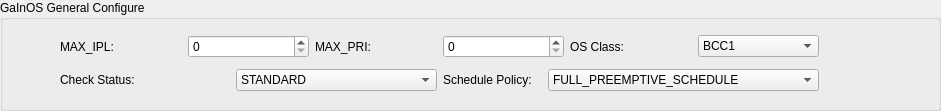
  <widget class="QGroupBox" name="groupBox">
   <property name="geometry">
    <rect>
     <x>10</x>
     <y>10</y>
     <width>941</width>
     <height>111</height>
    </rect>
   </property>
   <property name="styleSheet">
    <string notr="true">font: 12pt &quot;Consolas&quot;;</string>
   </property>
   <property name="title">
    <string>GaInOS General Configure</string>
   </property>
   <widget class="QWidget" name="layoutWidget">
    <property name="geometry">
     <rect>
      <x>60</x>
      <y>30</y>
      <width>759</width>
      <height>66</height>
     </rect>
    </property>
    <layout class="QVBoxLayout" name="verticalLayout_2">
     <item>
      <layout class="QHBoxLayout" name="horizontalLayout_4">
       <item>
        <layout class="QHBoxLayout" name="horizontalLayout">
         <item>
          <widget class="QLabel" name="label">
           <property name="text">
            <string>MAX_IPL:</string>
           </property>
          </widget>
         </item>
         <item>
          <widget class="QSpinBox" name="spbxMaxIpl">
           <property name="minimumSize">
            <size>
             <width>91</width>
             <height>0</height>
            </size>
           </property>
           <property name="toolTip">
            <string>&lt;!DOCTYPE HTML PUBLIC &quot;-//W3C//DTD HTML 4.0//EN&quot; &quot;http://www.w3.org/TR/REC-html40/strict.dtd&quot;&gt;
&lt;html&gt;&lt;head&gt;&lt;meta name=&quot;qrichtext&quot; content=&quot;1&quot; /&gt;&lt;style type=&quot;text/css&quot;&gt;
p, li { white-space: pre-wrap; }
&lt;/style&gt;&lt;/head&gt;&lt;body style=&quot; font-family:'Monospace'; font-size:12pt; font-weight:400; font-style:normal;&quot;&gt;
&lt;table border=&quot;0&quot; style=&quot;-qt-table-type: root; margin-top:4px; margin-bottom:4px; margin-left:4px; margin-right:4px;&quot;&gt;
&lt;tr&gt;
&lt;td style=&quot;border: none;&quot;&gt;
&lt;p style=&quot; margin-top:0px; margin-bottom:0px; margin-left:0px; margin-right:0px; -qt-block-indent:0; text-indent:0px;&quot;&gt;配置GaInOS中断的最大优先级&lt;/p&gt;&lt;/td&gt;&lt;/tr&gt;&lt;/table&gt;&lt;/body&gt;&lt;/html&gt;</string>
           </property>
          </widget>
         </item>
        </layout>
       </item>
       <item>
        <layout class="QHBoxLayout" name="horizontalLayout_2">
         <item>
          <widget class="QLabel" name="label_2">
           <property name="text">
            <string>MAX_PRI:</string>
           </property>
          </widget>
         </item>
         <item>
          <widget class="QSpinBox" name="spbxMaxPrio">
           <property name="minimumSize">
            <size>
             <width>91</width>
             <height>0</height>
            </size>
           </property>
           <property name="toolTip">
            <string>&lt;!DOCTYPE HTML PUBLIC &quot;-//W3C//DTD HTML 4.0//EN&quot; &quot;http://www.w3.org/TR/REC-html40/strict.dtd&quot;&gt;
&lt;html&gt;&lt;head&gt;&lt;meta name=&quot;qrichtext&quot; content=&quot;1&quot; /&gt;&lt;style type=&quot;text/css&quot;&gt;
p, li { white-space: pre-wrap; }
&lt;/style&gt;&lt;/head&gt;&lt;body style=&quot; font-family:'Monospace'; font-size:12pt; font-weight:400; font-style:normal;&quot;&gt;
&lt;table style=&quot;-qt-table-type: root; margin-top:4px; margin-bottom:4px; margin-left:4px; margin-right:4px;&quot;&gt;
&lt;tr&gt;
&lt;td style=&quot;border: none;&quot;&gt;
&lt;p style=&quot; margin-top:0px; margin-bottom:0px; margin-left:0px; margin-right:0px; -qt-block-indent:0; text-indent:0px;&quot;&gt;配置GaInOS任务的最大优先级&lt;/p&gt;&lt;/td&gt;&lt;/tr&gt;&lt;/table&gt;&lt;/body&gt;&lt;/html&gt;</string>
           </property>
          </widget>
         </item>
        </layout>
       </item>
       <item>
        <layout class="QHBoxLayout" name="horizontalLayout_3">
         <item>
          <widget class="QLabel" name="label_3">
           <property name="text">
            <string>OS Class:</string>
           </property>
          </widget>
         </item>
         <item>
          <widget class="QComboBox" name="cmbxOSConfCls">
           <property name="minimumSize">
            <size>
             <width>71</width>
             <height>0</height>
            </size>
           </property>
           <property name="toolTip">
            <string>&lt;!DOCTYPE HTML PUBLIC &quot;-//W3C//DTD HTML 4.0//EN&quot; &quot;http://www.w3.org/TR/REC-html40/strict.dtd&quot;&gt;
&lt;html&gt;&lt;head&gt;&lt;meta name=&quot;qrichtext&quot; content=&quot;1&quot; /&gt;&lt;style type=&quot;text/css&quot;&gt;
p, li { white-space: pre-wrap; }
&lt;/style&gt;&lt;/head&gt;&lt;body style=&quot; font-family:'Monospace'; font-size:12pt; font-weight:400; font-style:normal;&quot;&gt;
&lt;table style=&quot;-qt-table-type: root; margin-top:4px; margin-bottom:4px; margin-left:4px; margin-right:4px;&quot;&gt;
&lt;tr&gt;
&lt;td style=&quot;border: none;&quot;&gt;
&lt;p style=&quot; margin-top:0px; margin-bottom:0px; margin-left:0px; margin-right:0px; -qt-block-indent:0; text-indent:0px;&quot;&gt;配置GaInOS最高任务类型&lt;/p&gt;&lt;/td&gt;&lt;/tr&gt;&lt;/table&gt;&lt;/body&gt;&lt;/html&gt;</string>
           </property>
           <item>
            <property name="text">
             <string>BCC1</string>
            </property>
           </item>
           <item>
            <property name="text">
             <string>BCC2</string>
            </property>
           </item>
           <item>
            <property name="text">
             <string>ECC1</string>
            </property>
           </item>
           <item>
            <property name="text">
             <string>ECC2</string>
            </property>
           </item>
          </widget>
         </item>
        </layout>
       </item>
      </layout>
     </item>
     <item>
      <layout class="QHBoxLayout" name="horizontalLayout_8">
       <item>
        <layout class="QHBoxLayout" name="horizontalLayout_5">
         <item>
          <widget class="QLabel" name="label_4">
           <property name="text">
            <string>Check Status:</string>
           </property>
          </widget>
         </item>
         <item>
          <widget class="QComboBox" name="cmbxStatus">
           <property name="minimumSize">
            <size>
             <width>201</width>
             <height>0</height>
            </size>
           </property>
           <property name="maximumSize">
            <size>
             <width>210</width>
             <height>16777215</height>
            </size>
           </property>
           <property name="toolTip">
            <string>&lt;!DOCTYPE HTML PUBLIC &quot;-//W3C//DTD HTML 4.0//EN&quot; &quot;http://www.w3.org/TR/REC-html40/strict.dtd&quot;&gt;
&lt;html&gt;&lt;head&gt;&lt;meta name=&quot;qrichtext&quot; content=&quot;1&quot; /&gt;&lt;style type=&quot;text/css&quot;&gt;
p, li { white-space: pre-wrap; }
&lt;/style&gt;&lt;/head&gt;&lt;body style=&quot; font-family:'Monospace'; font-size:12pt; font-weight:400; font-style:normal;&quot;&gt;
&lt;table border=&quot;0&quot; style=&quot;-qt-table-type: root; margin-top:4px; margin-bottom:4px; margin-left:4px; margin-right:4px;&quot;&gt;
&lt;tr&gt;
&lt;td style=&quot;border: none;&quot;&gt;
&lt;p style=&quot; margin-top:0px; margin-bottom:0px; margin-left:0px; margin-right:0px; -qt-block-indent:0; text-indent:0px;&quot;&gt;配置GaInOS错误诊断级别&lt;/p&gt;&lt;/td&gt;&lt;/tr&gt;&lt;/table&gt;&lt;/body&gt;&lt;/html&gt;</string>
           </property>
           <item>
            <property name="text">
             <string>STANDARD</string>
            </property>
           </item>
           <item>
            <property name="text">
             <string>EXTEND</string>
            </property>
           </item>
          </widget>
         </item>
        </layout>
       </item>
       <item>
        <layout class="QHBoxLayout" name="horizontalLayout_7">
         <item>
          <widget class="QLabel" name="label_9">
           <property name="text">
            <string>Schedule Policy:</string>
           </property>
          </widget>
         </item>
         <item>
          <widget class="QComboBox" name="cmbxSchedPolicy">
           <property name="minimumSize">
            <size>
             <width>271</width>
             <height>0</height>
            </size>
           </property>
           <property name="toolTip">
            <string>&lt;!DOCTYPE HTML PUBLIC &quot;-//W3C//DTD HTML 4.0//EN&quot; &quot;http://www.w3.org/TR/REC-html40/strict.dtd&quot;&gt;
&lt;html&gt;&lt;head&gt;&lt;meta name=&quot;qrichtext&quot; content=&quot;1&quot; /&gt;&lt;style type=&quot;text/css&quot;&gt;
p, li { white-space: pre-wrap; }
&lt;/style&gt;&lt;/head&gt;&lt;body style=&quot; font-family:'Monospace'; font-size:12pt; font-weight:400; font-style:normal;&quot;&gt;
&lt;table border=&quot;0&quot; style=&quot;-qt-table-type: root; margin-top:4px; margin-bottom:4px; margin-left:4px; margin-right:4px;&quot;&gt;
&lt;tr&gt;
&lt;td style=&quot;border: none;&quot;&gt;
&lt;p style=&quot; margin-top:0px; margin-bottom:0px; margin-left:0px; margin-right:0px; -qt-block-indent:0; text-indent:0px;&quot;&gt;配置GaInOS任务调度策略&lt;/p&gt;&lt;/td&gt;&lt;/tr&gt;&lt;/table&gt;&lt;/body&gt;&lt;/html&gt;</string>
           </property>
           <item>
            <property name="text">
             <string>FULL_PREEMPTIVE_SCHEDULE</string>
            </property>
           </item>
           <item>
            <property name="text">
             <string>MIXED_PREEMPTIVE_SCHEDULE</string>
            </property>
           </item>
           <item>
            <property name="text">
             <string>NONE_PREEMPTIVE_SCHEDULE</string>
            </property>
           </item>
          </widget>
         </item>
        </layout>
       </item>
      </layout>
     </item>
    </layout>
   </widget>
  </widget>
